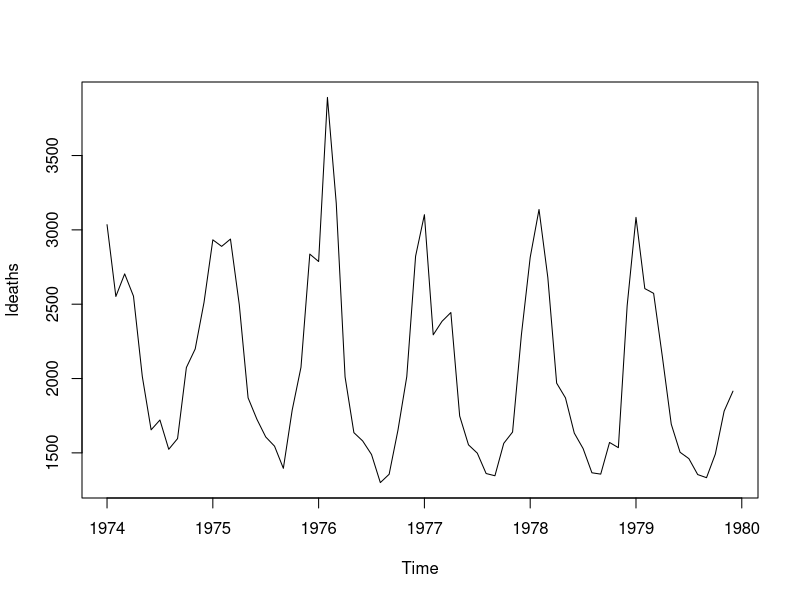
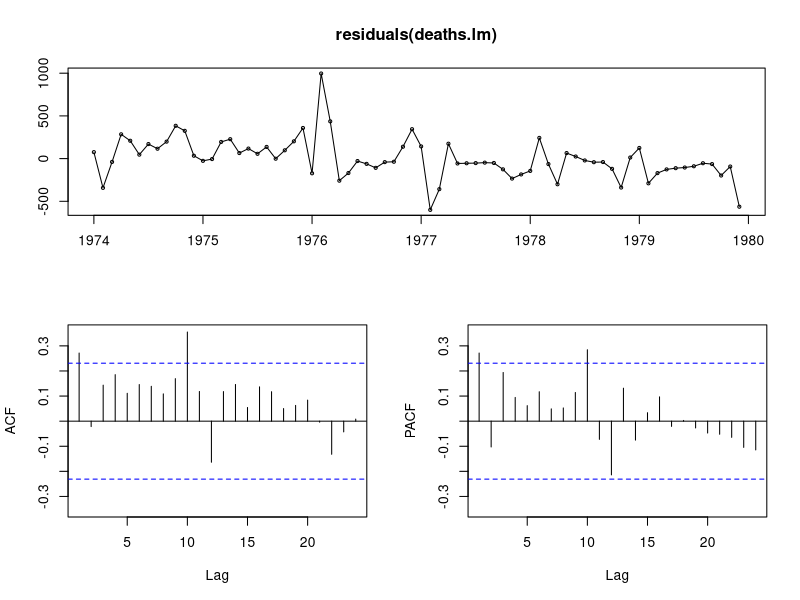
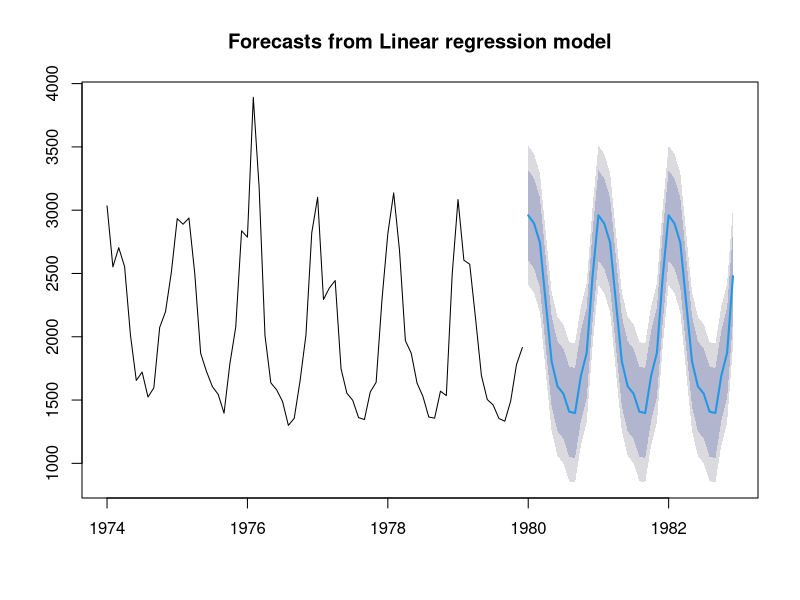
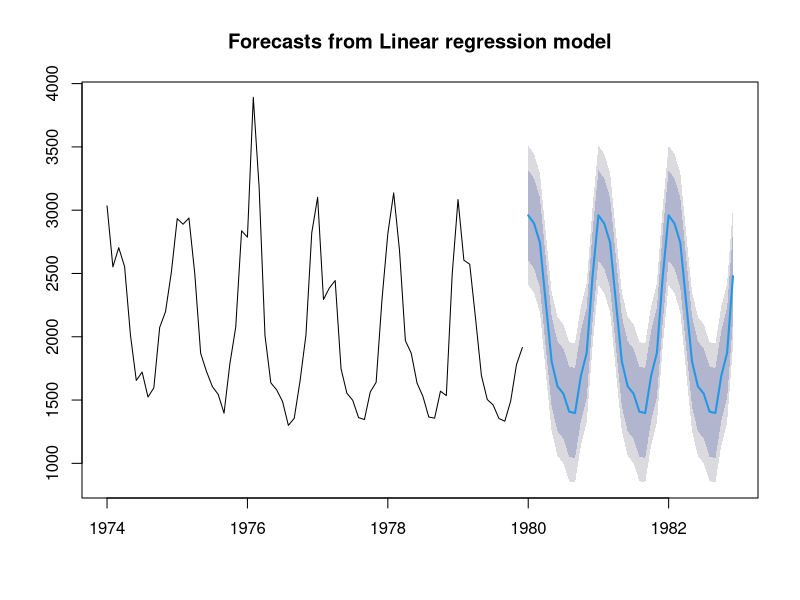

Reproduce these figures in R, in order.
library(forecast)


### Name: seasonaldummy
### Title: Seasonal dummy variables
### Aliases: seasonaldummy seasonaldummyf
### Keywords: ts

### ** Examples


plot(ldeaths)

# Using seasonal dummy variables
month <- seasonaldummy(ldeaths)
deaths.lm  <- tslm(ldeaths ~ month)
tsdisplay(residuals(deaths.lm))
ldeaths.fcast <- forecast(deaths.lm,
    data.frame(month=I(seasonaldummy(ldeaths,36))))
plot(ldeaths.fcast)

# A simpler approach to seasonal dummy variables
deaths.lm  <- tslm(ldeaths ~ season)
ldeaths.fcast <- forecast(deaths.lm, h=36)
plot(ldeaths.fcast)
